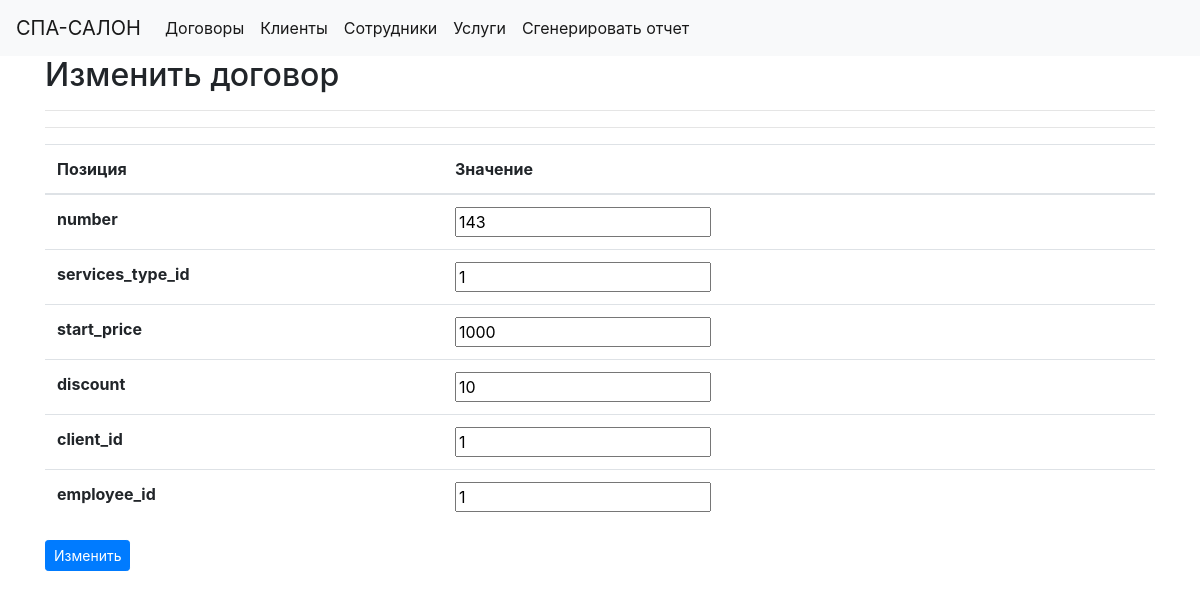
/update_contract/1, run on the app's committed database.
### tables this page shows
CREATE TABLE 'contracts' (
	'id' INTEGER PRIMARY KEY AUTOINCREMENT,
	'number' TEXT,
	'date' TEXT,
	'services_type_id' INTEGER,
	'start_price' INTEGER,
	'discount' INTEGER,
	'finish_price' INTEGER,
	'client_id' INTEGER,
	'employee_id' INTEGER
);

### app.py (the view)
@app.route('/update_contract/<int:contract_id>', methods=['GET'])
def update_contract(contract_id):
    contract = get_contract(contract_id)
    return render_template('update_contract.html', contract=contract)

### app.py (called while the page is built)
def get_db_connection():
    conn = sqlite3.connect('database.db')
    conn.row_factory = sqlite3.Row
    return conn

def get_contract(contract_id):
    conn = get_db_connection()
    contract_id_db = conn.execute('SELECT * FROM contracts WHERE id = ?',
                                  (contract_id,)).fetchone()
    conn.close()
    if contract_id_db is None:
        abort(404)
    return contract_id_db

### templates/update_contract.html
{% extends 'base.html' %}
{% block content %}
    <h2>{% block title %} Изменить договор {% endblock %}</h2>
    <hr>
    <form id="myForm" action="/update_contract/{{ contract['id'] }}" method="POST">
        <hr>
        <table class="table">
            <thead>
            <tr>
                <th scope="col">Позиция</th>
                <th scope="col">Значение</th>
            </tr>
            </thead>
            <tbody>
            {% for i in contract.keys() %}
                {% if i != 'id' and i != 'date' and i != 'finish_price' %}
                    <tr>
                        <th scope="row">{{ i }}</th>
                        <th scope="row"><input type="text" id={{ "pos_" + i }} name={{ "pos_" + i }} value={{ contract[i] }}></th>
                    </tr>
                {% endif %}
            {% endfor %}
            </tbody>
        </table>
        <button type="submit" class="btn btn-primary btn-sm">Изменить</button>
    </form>
{% endblock %}

### data on the page
contracts: pos_number "143" "1" "1000" "10" "1" "1"

### other printed values
{{ i }} "number" "services_type_id" "start_price" "discount" "client_id" "employee_id"
